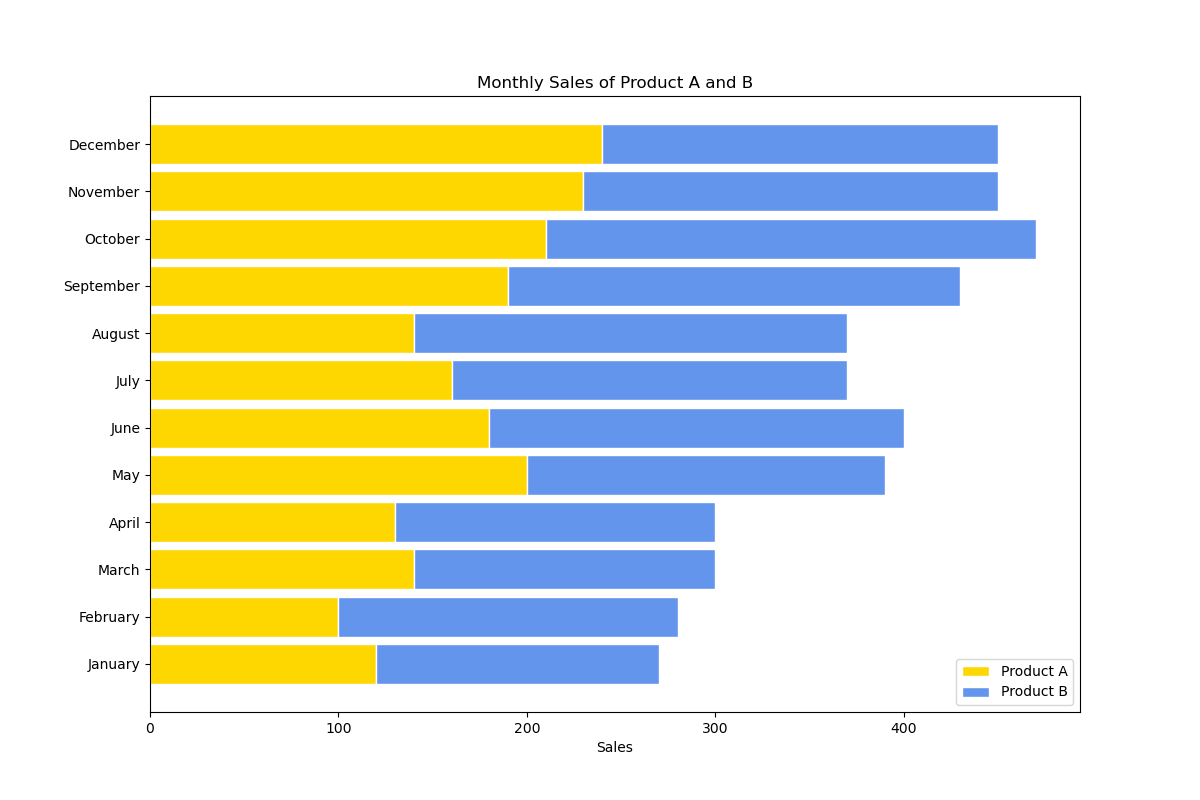

Write Python code to recreate this figure.

import matplotlib.pyplot as plt

# Data
months = ['January', 'February', 'March', 'April', 'May', 'June', 
          'July', 'August', 'September', 'October', 'November', 'December']
product_a = [120, 100, 140, 130, 200, 180, 160, 140, 190, 210, 230, 240]
product_b = [150, 180, 160, 170, 190, 220, 210, 230, 240, 260, 220, 210]

# Plot setup
fig, ax = plt.subplots(figsize=(12, 8))

# Stacked bar chart (horizontal)
plt.barh(months, product_a, color='#FFD700', edgecolor='white', height=0.85, label='Product A')
plt.barh(months, product_b, left=product_a, color='#6495ED', edgecolor='white', height=0.85, label='Product B')

# Labels, title and legend
plt.xlabel('Sales')
plt.title('Monthly Sales of Product A and B')
plt.legend()

# Show the plot
plt.show()
